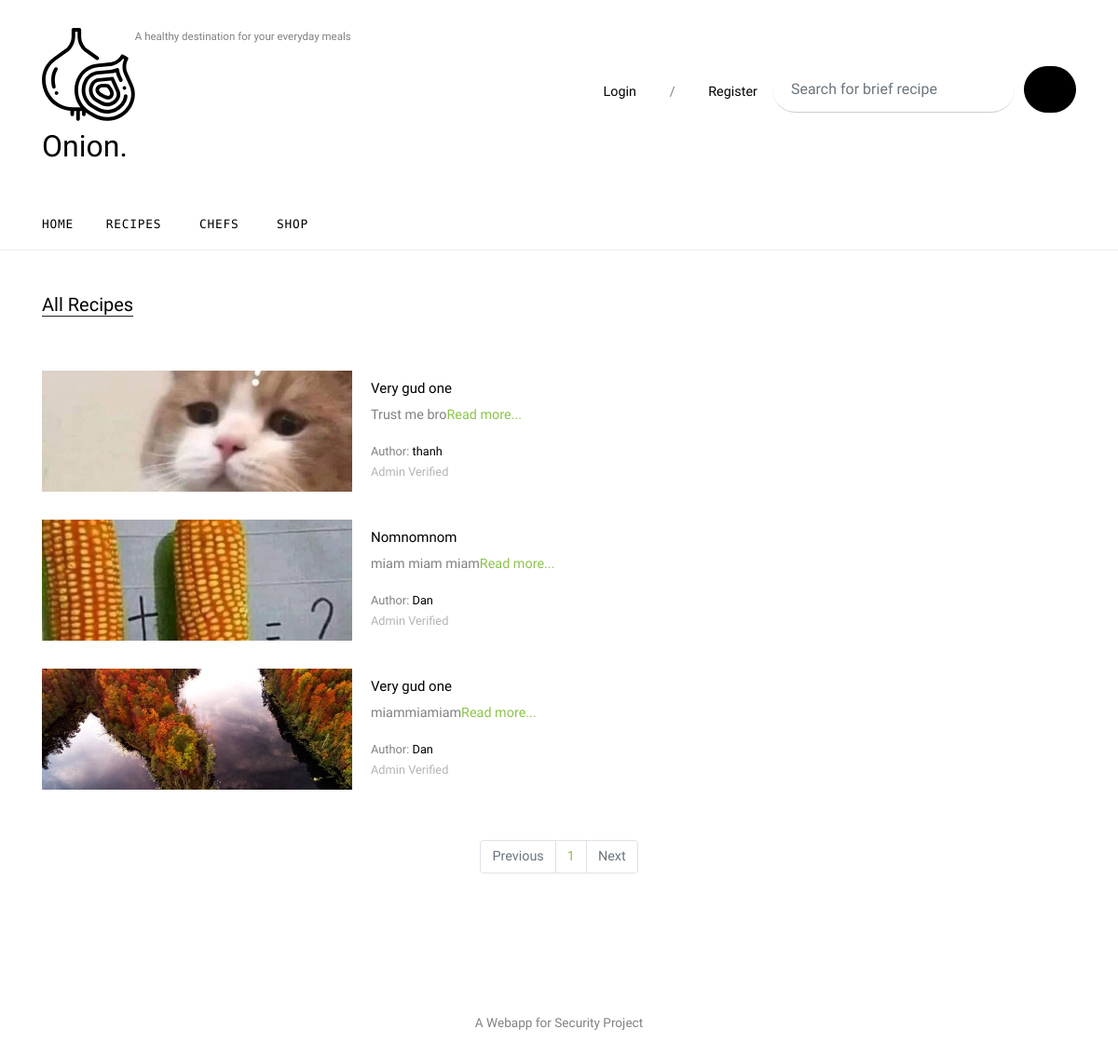
Page /recipes on the earlier database version.
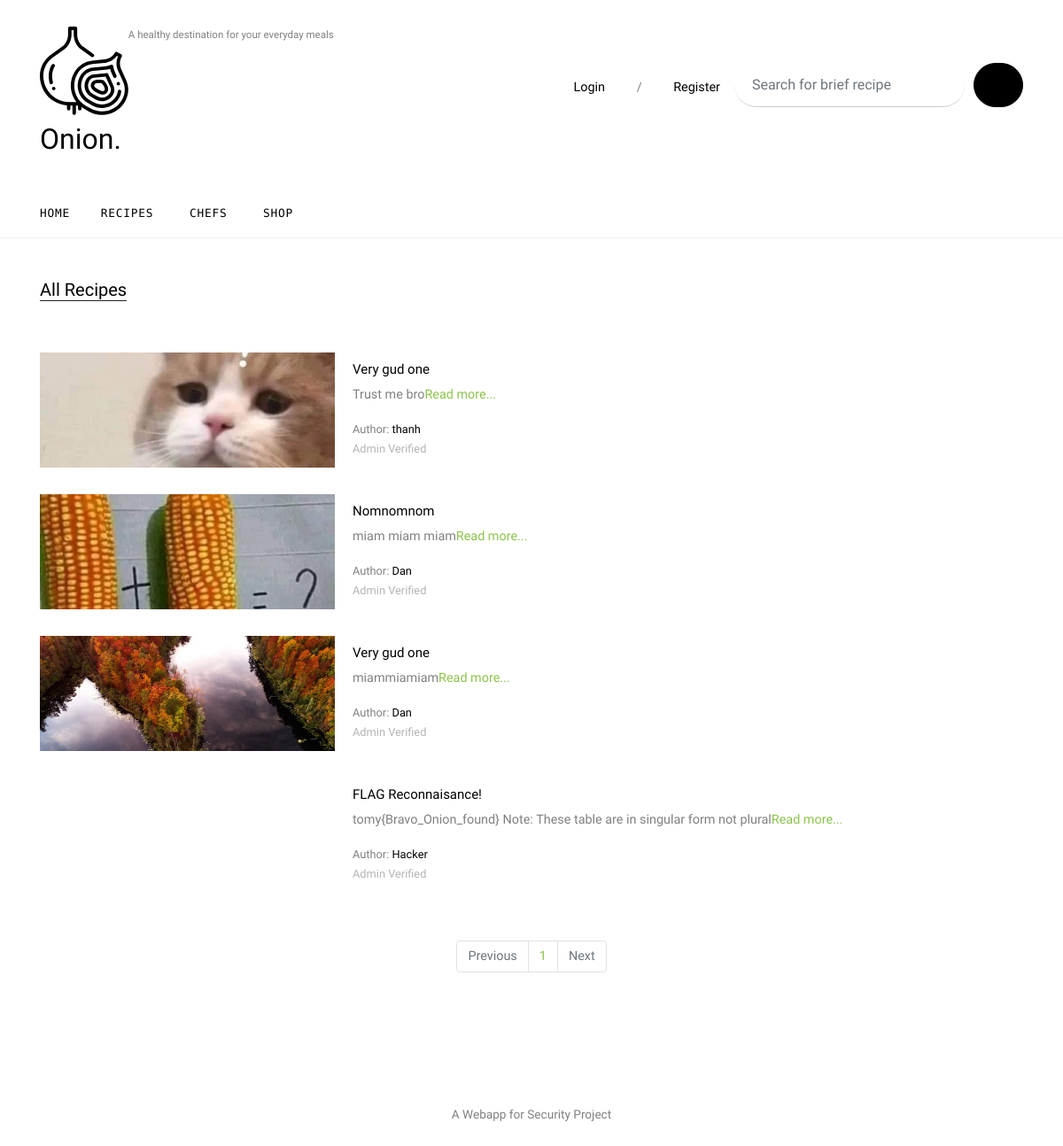
Same page on the later database version.
### App/models.py (models this page shows, shortened)
class Recipe(db.Model):
    id = db.Column(db.Integer, primary_key=True)
    title = db.Column(db.String(255), nullable=False)
    description = db.Column(db.Text, nullable=False)
    time = db.Column(db.Integer, nullable=False)
    servings = db.Column(db.Integer, nullable=False)
    ingredients = db.Column(db.Text, nullable=False)
    image = db.Column(db.String(20), nullable=False, default="default.jpg")
    approval = db.Column(db.Integer, nullable=False)
    status = db.Column(db.String(12), nullable=False)
    saved = db.relationship('Saved', backref='saved_recipe', lazy=True)
    created_by = db.Column(db.Integer, db.ForeignKey('user.id'), nullable=False)

class User(db.Model):
    id = db.Column(db.Integer, primary_key=True)
    name = db.Column(db.Text, nullable=False)
    username = db.Column(db.String(20), unique=True, nullable=False)
    email = db.Column(db.String(120), unique=True, nullable=False)
    profile_pic = db.Column(db.String(20), nullable=False, default='default_user.jpg')
    password = db.Column(db.String(60), nullable=False)
    type = db.Column(db.String(10), nullable=False)
    designation = db.Column(db.Text, nullable=False)
    ingredient = db.relationship('Ingredient', backref='ing_creator', lazy=True)
    recipes = db.relationship('Recipe', backref='recipe_creator', lazy=True)

### App/routes.py (the view)
@app.route('/recipes')
def recipes():
    valid = PassiveControls.validation()
    if valid[0]:
        return redirect(url_for(f'{valid[2]}.recipes'))
    else:
        page = request.args.get('page', 1, type=int)
        recipe = Recipe.query.filter_by(approval=-1 and 1).paginate(page=page, per_page=5)
        return render_template('unlogged/recipes.html', recipes=recipe)

### Controls/PassiveControls.py (called while the page is built)
def validation():
    if "id" and "access" and "name" in session:
        return True, session['id'], session['access'], session['name']
    else:
        return False, "None", "None", "None"

### App/templates/unlogged/recipes.html (shortened to what this page needs)
{% extends "unlogged/base.html" %}
{% block content %}
    <div class="site-section">
      <div class="container">
        <div class="row">
          <div class="col-lg-12">
            <div class="section-title">
              <h2>All Recipes</h2>
            </div>
            {% if recipes %}
            {% for recipe in recipes.items %}
            <div class="post-entry-2 d-flex">
              <div class="thumbnail order-md-1" style="background-image: url('{{ url_for('static', filename= 'images/' + recipe.image) }}')"></div>
              <div class="contents order-md-2">
                <h2><a href="{{ url_for('single_recipe', recipe_id=recipe.id ) }}">{{recipe.title}}</a></h2>
                <p class="mb-3">{{recipe.description[:250]}}<a href="{{ url_for('single_recipe', recipe_id=recipe.id ) }}">Read more...</a></p>
                <div class="post-meta">
                  <span class="d-block">Author: <a href="#">{{recipe.recipe_creator.name}}</a></span>
                  <span class="date-read">
                    {% if recipe.approval < 0 %}
                        Not Verified <span class="mx-1">&bullet;</span>
                    {% elif recipe.approval > 0 %}
                        Admin Verified <span class="icon-star2"></span>
                    {% else %}
                        Rejected
                    {% endif %}
                  </span>
                </div>
              </div>
            </div>
            {% endfor %}
{% else %}
                  <p>There are no recipes published yet.</p>
                  {% endif %}
          </div>
          {% if recipes.items %}
          <div class="mx-auto">
                <br>
              <nav aria-label="Page navigation example">
              <ul class="pagination">
                  {% if recipes.page > 1 %}
                <li class="page-item"><a class="page-link" href="{{ url_for('recipes', page=(recipes.page-1)) }}">Previous</a></li>
                  {% else %}
                <li class="page-item disabled"><a class="page-link" href="">Previous</a></li>
                  {% endif %}
                  {% for page_num in recipes.iter_pages(left_edge=1, right_edge=1, left_current=2, right_current=2) %}
                    {% if page_num %}
                <li class="page-item"><a class="page-link" href="{{ url_for('recipes', page=page_num) }}">{{page_num}}</a></li>
                    {% else %}
                  <li class="page-item"><a class="page-link" href="">....</a></li>
                    {% endif %}
                  {% endfor %}
                  {% if recipes.page < recipes.pages %}
                <li class="page-item"><a class="page-link" href="{{ url_for('recipes', page=(users.page+1)) }}">Next</a></li>
                  {% else %}
                <li class="page-item disabled"><a class="page-link" href="">Next</a></li>
                  {% endif %}
              </ul>
            </nav>
          </div>
                  {% endif %}
        </div>
      </div>
    </div>
{% endblock %}

Differences in the rows shown:
added Recipe: title "FLAG Reconnaisance!", description "tomy{Bravo_Onion_found} Note: These table are in singular form not plural", recipe_creator.name "Hacker", approval "Admin Verified"
